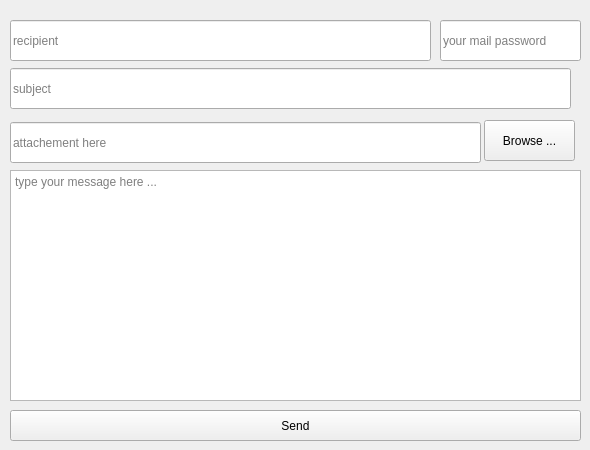
      <widget class="QWidget" name="tab_25">
       <attribute name="title">
        <string>mail</string>
       </attribute>
       <widget class="QLineEdit" name="rcpt">
        <property name="geometry">
         <rect>
          <x>10</x>
          <y>20</y>
          <width>421</width>
          <height>41</height>
         </rect>
        </property>
        <property name="placeholderText">
         <string>recipient</string>
        </property>
       </widget>
       <widget class="QPushButton" name="sendBtn">
        <property name="geometry">
         <rect>
          <x>10</x>
          <y>410</y>
          <width>571</width>
          <height>31</height>
         </rect>
        </property>
        <property name="text">
         <string>Send</string>
        </property>
       </widget>
       <widget class="QLineEdit" name="file">
        <property name="geometry">
         <rect>
          <x>10</x>
          <y>122</y>
          <width>471</width>
          <height>41</height>
         </rect>
        </property>
        <property name="placeholderText">
         <string>attachement here</string>
        </property>
       </widget>
       <widget class="QLineEdit" name="mail_pass">
        <property name="geometry">
         <rect>
          <x>440</x>
          <y>20</y>
          <width>141</width>
          <height>41</height>
         </rect>
        </property>
        <property name="echoMode">
         <enum>QLineEdit::Password</enum>
        </property>
        <property name="placeholderText">
         <string>your mail password</string>
        </property>
       </widget>
       <widget class="QLineEdit" name="subject">
        <property name="geometry">
         <rect>
          <x>10</x>
          <y>68</y>
          <width>561</width>
          <height>41</height>
         </rect>
        </property>
        <property name="placeholderText">
         <string>subject</string>
        </property>
       </widget>
       <widget class="QPushButton" name="browseBtn">
        <property name="geometry">
         <rect>
          <x>484</x>
          <y>120</y>
          <width>91</width>
          <height>41</height>
         </rect>
        </property>
        <property name="text">
         <string>Browse ...</string>
        </property>
       </widget>
       <widget class="QTextEdit" name="msg">
        <property name="geometry">
         <rect>
          <x>10</x>
          <y>170</y>
          <width>571</width>
          <height>231</height>
         </rect>
        </property>
        <property name="placeholderText">
         <string>type your message here ...</string>
        </property>
       </widget>
      </widget>
